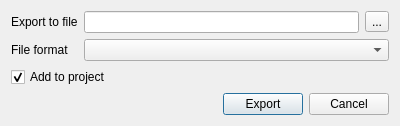
<?xml version="1.0" encoding="UTF-8"?>
<ui version="4.0">
 <class>ExportReadsDialog</class>
 <widget class="QDialog" name="ExportReadsDialog">
  <property name="geometry">
   <rect>
    <x>0</x>
    <y>0</y>
    <width>400</width>
    <height>123</height>
   </rect>
  </property>
  <property name="windowTitle">
   <string>Export Reads</string>
  </property>
  <layout class="QVBoxLayout" name="verticalLayout">
   <item>
    <layout class="QGridLayout" name="gridLayout">
     <item row="0" column="0">
      <widget class="QLabel" name="filepathLabel">
       <property name="text">
        <string>Export to file</string>
       </property>
      </widget>
     </item>
     <item row="0" column="1">
      <widget class="QLineEdit" name="filepathLineEdit"/>
     </item>
     <item row="0" column="2">
      <widget class="QToolButton" name="filepathToolButton">
       <property name="text">
        <string>...</string>
       </property>
      </widget>
     </item>
     <item row="1" column="0">
      <widget class="QLabel" name="documentFormatLabel">
       <property name="text">
        <string>File format</string>
       </property>
      </widget>
     </item>
     <item row="1" column="1" colspan="2">
      <widget class="QComboBox" name="documentFormatComboBox"/>
     </item>
    </layout>
   </item>
   <item>
    <widget class="QCheckBox" name="addToProjectCheckBox">
     <property name="text">
      <string>Add to project</string>
     </property>
     <property name="checked">
      <bool>true</bool>
     </property>
    </widget>
   </item>
   <item>
    <layout class="QHBoxLayout" name="horizontalLayout">
     <item>
      <spacer name="horizontalSpacer">
       <property name="orientation">
        <enum>Qt::Horizontal</enum>
       </property>
       <property name="sizeHint" stdset="0">
        <size>
         <width>40</width>
         <height>20</height>
        </size>
       </property>
      </spacer>
     </item>
     <item>
      <widget class="QPushButton" name="okPushButton">
       <property name="text">
        <string>Export</string>
       </property>
      </widget>
     </item>
     <item>
      <widget class="QPushButton" name="cancelPushButton">
       <property name="text">
        <string>Cancel</string>
       </property>
      </widget>
     </item>
    </layout>
   </item>
  </layout>
 </widget>
 <resources/>
 <connections/>
</ui>
